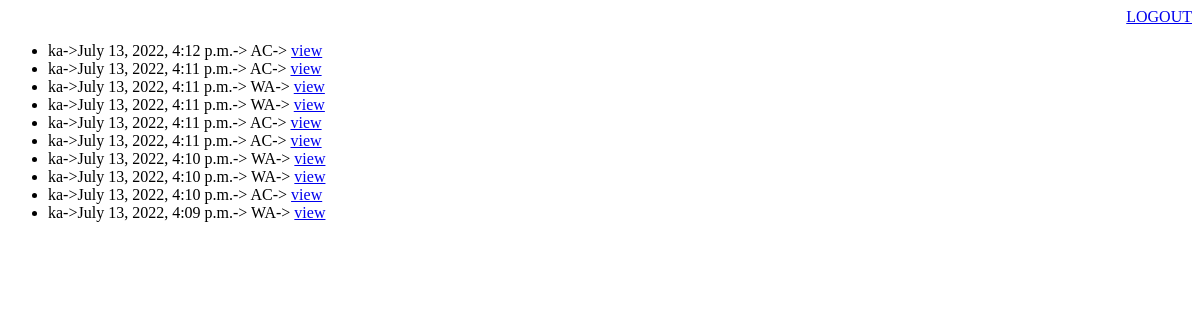
Page /polls/submissionset/ (signed in) on the earlier database version.
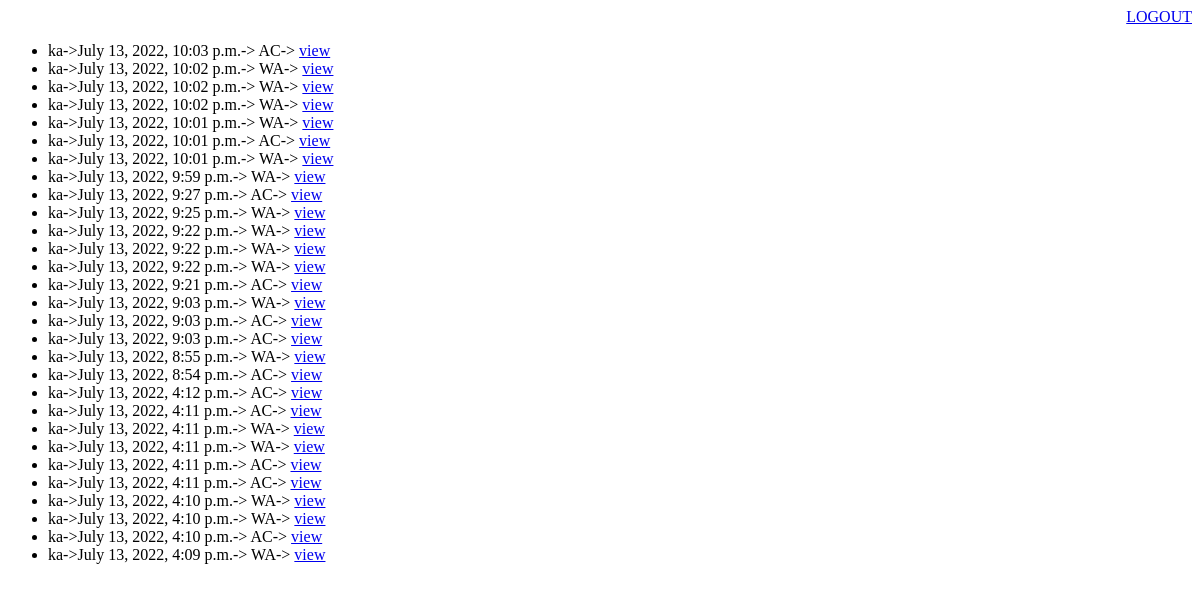
Same page on the later database version.
### polls/models.py (models this page shows)
class Submission(models.Model):
    submission_ID = models.IntegerField()
    def upload_code_name(self,filename):
        sud = self.submission_ID
        lan = self.submission_language
        return f'AllData/codes/{sud}/{filename}'
    submission_code = models.FileField(upload_to=upload_code_name)
    submission_verdict = models.CharField(max_length=20000)
    submission_date = models.DateTimeField(default=django_tz.now)
    submission_problemID = models.IntegerField()
    submission_language=models.CharField(max_length=5,default="cpp")
    username = models.CharField(max_length=100)
    def __str__(self):
        return self.submission_verdict

### polls/views.py (the view)
# urls.py: path('submissionset/', views.submission_set, name='submissionSet'),
@login_required(login_url="/login")
def submission_set(request):
    submissionSet=Submission.objects.all().order_by('-submission_date')
    return render (request,'polls/submissionset.html',{'submissionSet':submissionSet})

### polls/templates/polls/submissionset.html
<div style="text-align: right;" >
    <a  href="{% url 'logout' %}"> LOGOUT </a>
</div>
{% if submissionSet %}
    <ul>
    {% for sub in submissionSet %}
        <li>{{sub.username}}->{{ sub.submission_date}}-> {{sub}}-> <a href = "/polls/submissionset/{{sub.submission_ID}}/"> view </a></li>
    {% endfor %}
    </ul>
{% else %}
    <p>No polls are available.</p>
{% endif %}

Differences in the rows shown:
added Submission: username "ka", submission_date "July 13, 2022, 10:03 p.m.", submission_verdict "AC"
added Submission: username "ka", submission_date "July 13, 2022, 10:02 p.m.", submission_verdict "WA"
added Submission: username "ka", submission_date "July 13, 2022, 10:02 p.m.", submission_verdict "WA"
added Submission: username "ka", submission_date "July 13, 2022, 10:02 p.m.", submission_verdict "WA"
added Submission: username "ka", submission_date "July 13, 2022, 10:01 p.m.", submission_verdict "WA"
added Submission: username "ka", submission_date "July 13, 2022, 10:01 p.m.", submission_verdict "AC"
added Submission: username "ka", submission_date "July 13, 2022, 10:01 p.m.", submission_verdict "WA"
added Submission: username "ka", submission_date "July 13, 2022, 9:59 p.m.", submission_verdict "WA"
added Submission: username "ka", submission_date "July 13, 2022, 9:27 p.m.", submission_verdict "AC"
added Submission: username "ka", submission_date "July 13, 2022, 9:25 p.m.", submission_verdict "WA"
added Submission: username "ka", submission_date "July 13, 2022, 9:22 p.m.", submission_verdict "WA"
added Submission: username "ka", submission_date "July 13, 2022, 9:22 p.m.", submission_verdict "WA"
added Submission: username "ka", submission_date "July 13, 2022, 9:22 p.m.", submission_verdict "WA"
added Submission: username "ka", submission_date "July 13, 2022, 9:21 p.m.", submission_verdict "AC"
added Submission: username "ka", submission_date "July 13, 2022, 9:03 p.m.", submission_verdict "WA"
added Submission: username "ka", submission_date "July 13, 2022, 9:03 p.m.", submission_verdict "AC"
added Submission: username "ka", submission_date "July 13, 2022, 9:03 p.m.", submission_verdict "AC"
added Submission: username "ka", submission_date "July 13, 2022, 8:55 p.m.", submission_verdict "WA"
added Submission: username "ka", submission_date "July 13, 2022, 8:54 p.m.", submission_verdict "AC"
